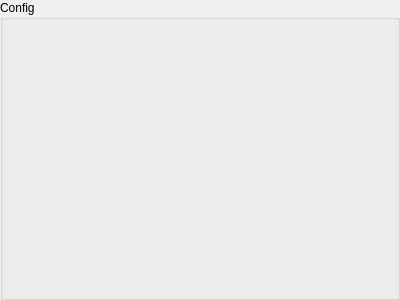
<?xml version="1.0" encoding="UTF-8"?>
<ui version="4.0">
 <class>ConfigWidget</class>
 <widget class="QWidget" name="ConfigWidget">
  <property name="geometry">
   <rect>
    <x>0</x>
    <y>0</y>
    <width>400</width>
    <height>300</height>
   </rect>
  </property>
  <property name="windowTitle">
   <string>Config</string>
  </property>
  <layout class="QHBoxLayout" name="horizontalLayout">
   <property name="leftMargin">
    <number>0</number>
   </property>
   <property name="topMargin">
    <number>0</number>
   </property>
   <property name="rightMargin">
    <number>0</number>
   </property>
   <property name="bottomMargin">
    <number>0</number>
   </property>
   <item>
    <widget class="QGroupBox" name="config_groupBox">
     <property name="sizePolicy">
      <sizepolicy hsizetype="Preferred" vsizetype="Preferred">
       <horstretch>0</horstretch>
       <verstretch>0</verstretch>
      </sizepolicy>
     </property>
     <property name="title">
      <string>Config</string>
     </property>
     <layout class="QVBoxLayout" name="verticalLayout_4">
      <item>
       <spacer name="config_verticalSpacer">
        <property name="orientation">
         <enum>Qt::Orientation::Vertical</enum>
        </property>
        <property name="sizeHint" stdset="0">
         <size>
          <width>20</width>
          <height>40</height>
         </size>
        </property>
       </spacer>
      </item>
     </layout>
    </widget>
   </item>
  </layout>
 </widget>
 <resources/>
 <connections/>
</ui>
